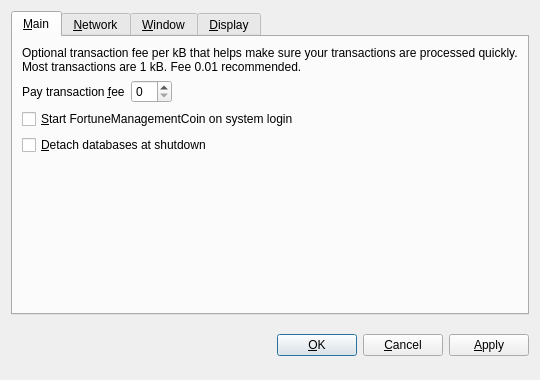
<?xml version="1.0" encoding="UTF-8"?>
<ui version="4.0">
 <class>OptionsDialog</class>
 <widget class="QDialog" name="OptionsDialog">
  <property name="geometry">
   <rect>
    <x>0</x>
    <y>0</y>
    <width>540</width>
    <height>380</height>
   </rect>
  </property>
  <property name="windowTitle">
   <string>Options</string>
  </property>
  <property name="modal">
   <bool>true</bool>
  </property>
  <layout class="QVBoxLayout" name="verticalLayout">
   <item>
    <widget class="QTabWidget" name="tabWidget">
     <property name="tabPosition">
      <enum>QTabWidget::North</enum>
     </property>
     <property name="currentIndex">
      <number>0</number>
     </property>
     <widget class="QWidget" name="tabMain">
      <attribute name="title">
       <string>&amp;Main</string>
      </attribute>
      <layout class="QVBoxLayout" name="verticalLayout_Main">
       <item>
        <widget class="QLabel" name="transactionFeeInfoLabel">
         <property name="text">
          <string>Optional transaction fee per kB that helps make sure your transactions are processed quickly. Most transactions are 1 kB. Fee 0.01 recommended.</string>
         </property>
         <property name="textFormat">
          <enum>Qt::PlainText</enum>
         </property>
         <property name="wordWrap">
          <bool>true</bool>
         </property>
        </widget>
       </item>
       <item>
        <layout class="QHBoxLayout" name="horizontalLayout_Main">
         <item>
          <widget class="QLabel" name="transactionFeeLabel">
           <property name="text">
            <string>Pay transaction &amp;fee</string>
           </property>
           <property name="textFormat">
            <enum>Qt::PlainText</enum>
           </property>
           <property name="buddy">
            <cstring>transactionFee</cstring>
           </property>
          </widget>
         </item>
         <item>
          <widget class="BitcoinAmountField" name="transactionFee"/>
         </item>
         <item>
          <spacer name="horizontalSpacer_Main">
           <property name="orientation">
            <enum>Qt::Horizontal</enum>
           </property>
           <property name="sizeHint" stdset="0">
            <size>
             <width>40</width>
             <height>20</height>
            </size>
           </property>
          </spacer>
         </item>
        </layout>
       </item>
       <item>
        <widget class="QCheckBox" name="bitcoinAtStartup">
         <property name="toolTip">
          <string>Automatically start FortuneManagementCoin after logging in to the system.</string>
         </property>
         <property name="text">
          <string>&amp;Start FortuneManagementCoin on system login</string>
         </property>
        </widget>
       </item>
       <item>
        <widget class="QCheckBox" name="detachDatabases">
         <property name="toolTip">
          <string>Detach block and address databases at shutdown. This means they can be moved to another data directory, but it slows down shutdown. The wallet is always detached.</string>
         </property>
         <property name="text">
          <string>&amp;Detach databases at shutdown</string>
         </property>
        </widget>
       </item>
       <item>
        <spacer name="verticalSpacer_Main">
         <property name="orientation">
          <enum>Qt::Vertical</enum>
         </property>
         <property name="sizeHint" stdset="0">
          <size>
           <width>20</width>
           <height>40</height>
          </size>
         </property>
        </spacer>
       </item>
      </layout>
     </widget>
     <widget class="QWidget" name="tabNetwork">
      <attribute name="title">
       <string>&amp;Network</string>
      </attribute>
      <layout class="QVBoxLayout" name="verticalLayout_Network">
       <item>
        <widget class="QCheckBox" name="mapPortUpnp">
         <property name="toolTip">
          <string>Automatically open the FortuneManagementCoin client port on the router. This only works when your router supports UPnP and it is enabled.</string>
         </property>
         <property name="text">
          <string>Map port using &amp;UPnP</string>
         </property>
        </widget>
       </item>
       <item>
        <widget class="QCheckBox" name="connectSocks">
         <property name="toolTip">
          <string>Connect to the FortuneManagementCoin network through a SOCKS proxy (e.g. when connecting through Tor).</string>
         </property>
         <property name="text">
          <string>&amp;Connect through SOCKS proxy:</string>
         </property>
        </widget>
       </item>
       <item>
        <layout class="QHBoxLayout" name="horizontalLayout_Network">
         <item>
          <widget class="QLabel" name="proxyIpLabel">
           <property name="text">
            <string>Proxy &amp;IP:</string>
           </property>
           <property name="textFormat">
            <enum>Qt::PlainText</enum>
           </property>
           <property name="buddy">
            <cstring>proxyIp</cstring>
           </property>
          </widget>
         </item>
         <item>
          <widget class="QValidatedLineEdit" name="proxyIp">
           <property name="maximumSize">
            <size>
             <width>140</width>
             <height>16777215</height>
            </size>
           </property>
           <property name="toolTip">
            <string>IP address of the proxy (e.g. 127.0.0.1)</string>
           </property>
          </widget>
         </item>
         <item>
          <widget class="QLabel" name="proxyPortLabel">
           <property name="text">
            <string>&amp;Port:</string>
           </property>
           <property name="textFormat">
            <enum>Qt::PlainText</enum>
           </property>
           <property name="buddy">
            <cstring>proxyPort</cstring>
           </property>
          </widget>
         </item>
         <item>
          <widget class="QLineEdit" name="proxyPort">
           <property name="maximumSize">
            <size>
             <width>55</width>
             <height>16777215</height>
            </size>
           </property>
           <property name="toolTip">
            <string>Port of the proxy (e.g. 9050)</string>
           </property>
          </widget>
         </item>
         <item>
          <widget class="QLabel" name="socksVersionLabel">
           <property name="text">
            <string>SOCKS &amp;Version:</string>
           </property>
           <property name="textFormat">
            <enum>Qt::PlainText</enum>
           </property>
           <property name="buddy">
            <cstring>socksVersion</cstring>
           </property>
          </widget>
         </item>
         <item>
          <widget class="QValueComboBox" name="socksVersion">
           <property name="toolTip">
            <string>SOCKS version of the proxy (e.g. 5)</string>
           </property>
          </widget>
         </item>
         <item>
          <spacer name="horizontalSpacer_Network">
           <property name="orientation">
            <enum>Qt::Horizontal</enum>
           </property>
           <property name="sizeHint" stdset="0">
            <size>
             <width>40</width>
             <height>20</height>
            </size>
           </property>
          </spacer>
         </item>
        </layout>
       </item>
       <item>
        <spacer name="verticalSpacer_Network">
         <property name="orientation">
          <enum>Qt::Vertical</enum>
         </property>
         <property name="sizeHint" stdset="0">
          <size>
           <width>20</width>
           <height>40</height>
          </size>
         </property>
        </spacer>
       </item>
      </layout>
     </widget>
     <widget class="QWidget" name="tabWindow">
      <attribute name="title">
       <string>&amp;Window</string>
      </attribute>
      <layout class="QVBoxLayout" name="verticalLayout_Window">
       <item>
        <widget class="QCheckBox" name="minimizeToTray">
         <property name="toolTip">
          <string>Show only a tray icon after minimizing the window.</string>
         </property>
         <property name="text">
          <string>&amp;Minimize to the tray instead of the taskbar</string>
         </property>
        </widget>
       </item>
       <item>
        <widget class="QCheckBox" name="minimizeOnClose">
         <property name="toolTip">
          <string>Minimize instead of exit the application when the window is closed. When this option is enabled, the application will be closed only after selecting Quit in the menu.</string>
         </property>
         <property name="text">
          <string>M&amp;inimize on close</string>
         </property>
        </widget>
       </item>
       <item>
        <spacer name="verticalSpacer_Window">
         <property name="orientation">
          <enum>Qt::Vertical</enum>
         </property>
         <property name="sizeHint" stdset="0">
          <size>
           <width>20</width>
           <height>40</height>
          </size>
         </property>
        </spacer>
       </item>
      </layout>
     </widget>
     <widget class="QWidget" name="tabDisplay">
      <attribute name="title">
       <string>&amp;Display</string>
      </attribute>
      <layout class="QVBoxLayout" name="verticalLayout_Display">
       <item>
        <layout class="QHBoxLayout" name="horizontalLayout_1_Display">
         <item>
          <widget class="QLabel" name="langLabel">
           <property name="text">
            <string>User Interface &amp;language:</string>
           </property>
           <property name="textFormat">
            <enum>Qt::PlainText</enum>
           </property>
           <property name="buddy">
            <cstring>lang</cstring>
           </property>
          </widget>
         </item>
         <item>
          <widget class="QValueComboBox" name="lang">
           <property name="toolTip">
            <string>The user interface language can be set here. This setting will take effect after restarting FortuneManagementCoin.</string>
           </property>
          </widget>
         </item>
        </layout>
       </item>
       <item>
        <layout class="QHBoxLayout" name="horizontalLayout_2_Display">
         <item>
          <widget class="QLabel" name="unitLabel">
           <property name="text">
            <string>&amp;Unit to show amounts in:</string>
           </property>
           <property name="textFormat">
            <enum>Qt::PlainText</enum>
           </property>
           <property name="buddy">
            <cstring>unit</cstring>
           </property>
          </widget>
         </item>
         <item>
          <widget class="QValueComboBox" name="unit">
           <property name="toolTip">
            <string>Choose the default subdivision unit to show in the interface and when sending coins.</string>
           </property>
          </widget>
         </item>
        </layout>
       </item>
       <item>
        <widget class="QCheckBox" name="displayAddresses">
         <property name="toolTip">
          <string>Whether to show FortuneManagementCoin addresses in the transaction list or not.</string>
         </property>
         <property name="text">
          <string>&amp;Display addresses in transaction list</string>
         </property>
        </widget>
       </item>
       <item>
        <widget class="QCheckBox" name="coinControlFeatures">
         <property name="toolTip">
          <string>Whether to show coin control features or not.</string>
         </property>
         <property name="text">
          <string>Display coin &amp;control features (experts only!)</string>
         </property>
        </widget>
       </item>
       <item>
        <spacer name="verticalSpacer_Display">
         <property name="orientation">
          <enum>Qt::Vertical</enum>
         </property>
         <property name="sizeHint" stdset="0">
          <size>
           <width>20</width>
           <height>40</height>
          </size>
         </property>
        </spacer>
       </item>
      </layout>
     </widget>
    </widget>
   </item>
   <item>
    <layout class="QHBoxLayout" name="horizontalLayout_Buttons">
     <item>
      <spacer name="horizontalSpacer_1">
       <property name="orientation">
        <enum>Qt::Horizontal</enum>
       </property>
       <property name="sizeHint" stdset="0">
        <size>
         <width>40</width>
         <height>48</height>
        </size>
       </property>
      </spacer>
     </item>
     <item>
      <widget class="QLabel" name="statusLabel">
       <property name="font">
        <font>
         <weight>75</weight>
         <bold>true</bold>
        </font>
       </property>
       <property name="text">
        <string/>
       </property>
       <property name="textFormat">
        <enum>Qt::PlainText</enum>
       </property>
       <property name="wordWrap">
        <bool>true</bool>
       </property>
      </widget>
     </item>
     <item>
      <spacer name="horizontalSpacer_2">
       <property name="orientation">
        <enum>Qt::Horizontal</enum>
       </property>
       <property name="sizeHint" stdset="0">
        <size>
         <width>40</width>
         <height>48</height>
        </size>
       </property>
      </spacer>
     </item>
     <item>
      <widget class="QPushButton" name="okButton">
       <property name="text">
        <string>&amp;OK</string>
       </property>
      </widget>
     </item>
     <item>
      <widget class="QPushButton" name="cancelButton">
       <property name="text">
        <string>&amp;Cancel</string>
       </property>
       <property name="autoDefault">
        <bool>false</bool>
       </property>
      </widget>
     </item>
     <item>
      <widget class="QPushButton" name="applyButton">
       <property name="text">
        <string>&amp;Apply</string>
       </property>
       <property name="autoDefault">
        <bool>false</bool>
       </property>
      </widget>
     </item>
    </layout>
   </item>
  </layout>
 </widget>
 <customwidgets>
  <customwidget>
   <class>BitcoinAmountField</class>
   <extends>QSpinBox</extends>
   <header>bitcoinamountfield.h</header>
  </customwidget>
  <customwidget>
   <class>QValueComboBox</class>
   <extends>QComboBox</extends>
   <header>qvaluecombobox.h</header>
  </customwidget>
  <customwidget>
   <class>QValidatedLineEdit</class>
   <extends>QLineEdit</extends>
   <header>qvalidatedlineedit.h</header>
  </customwidget>
 </customwidgets>
 <resources/>
 <connections/>
</ui>
